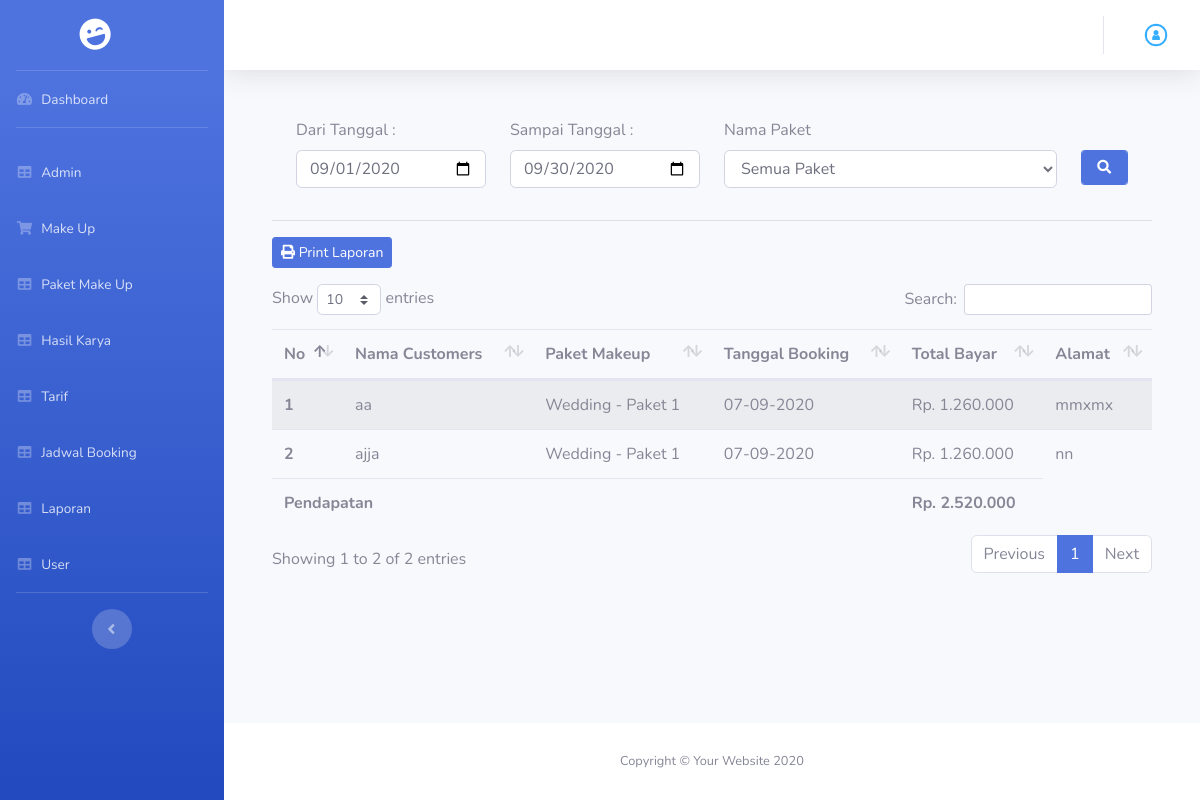
/index.php/admin/laporan, run on the app's committed database.
### tables this page shows
CREATE TABLE `tb_booking` (
  `id_booking` int(11) NOT NULL AUTO_INCREMENT,
  `id_pengguna` int(11) NOT NULL,
  `id_paket` int(11) NOT NULL,
  `tgl_booking` datetime NOT NULL,
  `tgl_makeup` datetime NOT NULL,
  `nama_booking` varchar(50) NOT NULL,
  `alamat_booking` text NOT NULL,
  `id_kota` int(11) NOT NULL,
  `status` enum('Belum Bayar DP','Sudah Bayar DP','Sudah Lunas','Dibatalkan','Menunggu Konfirmasi') NOT NULL DEFAULT 'Belum Bayar DP',
  `keterangan` text NOT NULL,
  `total_bayar` int(11) NOT NULL,
  `dp` int(11) NOT NULL,
  `sudah_bayar` int(11) NOT NULL DEFAULT '0',
  PRIMARY KEY (`id_booking`)
);

CREATE TABLE `tb_makeup` (
  `id_makeup` int(11) NOT NULL AUTO_INCREMENT,
  `nm_makeup` varchar(50) NOT NULL,
  `deskripsi` text NOT NULL,
  PRIMARY KEY (`id_makeup`)
);

CREATE TABLE `tb_paket_makeup` (
  `id_paket` int(11) NOT NULL AUTO_INCREMENT,
  `id_makeup` int(11) NOT NULL,
  `nm_paket` varchar(100) NOT NULL,
  `harga_paket` int(11) NOT NULL,
  `deskripsi` text,
  `batas_booking_per_hari` int(11) NOT NULL,
  `biaya_dp` int(11) NOT NULL,
  `foto` text NOT NULL,
  `jumlah_orang` int(11) NOT NULL DEFAULT '1',
  PRIMARY KEY (`id_paket`)
);

CREATE TABLE `tb_kota` (
  `id_kota` int(11) NOT NULL AUTO_INCREMENT,
  `nm_kota` varchar(100) NOT NULL,
  `tarif` int(11) NOT NULL,
  PRIMARY KEY (`id_kota`)
);

### application/core/MY_Controller.php (called while the page is built, shortened)
<?php
class MY_Controller extends CI_Controller
{
	public function view_backend($view, $data = null)
	{
		$this->load->view('admin/templateBackend/header');
		$this->load->view('admin/templateBackend/sidebar');
		$this->load->view($view, $data);
		$this->load->view('admin/templateBackend/footer');
	}
}

### application/controllers/admin/Laporan.php (called while the page is built, shortened)
<?php
class Laporan extends MY_Controller
{
	public function index()
	{
		$data = array();
		$data['dari'] = date("Y-m-01");
		$data['sampai'] = date("Y-m-t");
		$data['paket'] = "";
		$data['laporan'] = $this->bookingModel->cetakLaporan($data['dari'], $data['sampai'], $data['paket']);
		$data['daftar_paket'] = $this->paketMakeupModel->getAll();
		$this->view_backend('admin/laporan/laporan', $data);
	}
}

### index.php (called while the page is built, shortened)
<?php
require_once BASEPATH.'core/CodeIgniter.php';

### application/models/Frontend/Booking_Model.php (called while the page is built, shortened)
<?php defined('BASEPATH') or exit('No direct script access allowed');
class Booking_Model extends CI_Model
{
	public function cetakLaporan($dari, $sampai, $paket)
	{
		$kondisi_tambahan = "";
		return $this->db->query("Select
        tb_booking.id_booking,
        tb_booking.nama_booking,
        tb_booking.alamat_booking,
        tb_booking.tgl_booking,
        tb_booking.status,
        tb_paket_makeup.nm_paket,
        tb_paket_makeup.harga_paket,
        tb_pengguna.id_pengguna,
		tb_kota.tarif,
		tb_makeup.nm_makeup
    From
        tb_booking Join
        tb_paket_makeup On tb_booking.id_paket =
        tb_paket_makeup.id_paket Join
        tb_kota On tb_booking.id_kota = tb_kota.id_kota Join
        tb_pengguna On tb_booking.id_pengguna =
		tb_pengguna.id_pengguna JOIN
		tb_makeup On tb_paket_makeup.id_makeup = tb_makeup.id_makeup where tb_booking.status='Sudah Lunas' AND tb_booking.tgl_booking BETWEEN '$dari' AND '$sampai' " . $kondisi_tambahan)->result();
	}
}

### application/views/admin/laporan/laporan.php (the view, shortened to what this page needs)
<div class="mt-5 mr-5 ml-5">
	<form action="" method="GET">
		<div class="container">
			<div class="row">
				<div class="col-md-3">
					<div class="form-group">
						<label for="">Dari Tanggal :</label>
						<input type="date" class="form-control" value="<?= $dari ?>" name="dari" required>
					</div>
				</div>
				<div class="col-md-3">
					<div class="form-group">
						<label for="">Sampai Tanggal :</label>
						<input type="date" class="form-control" value="<?= $sampai ?>" name="sampai" required>
					</div>
				</div>
				<div class="col-md-5">
					<div class="form-group">
						<label for="">Nama Paket</label>
						<select name="paket" id="" class="form-control">
							<option value="">Semua Paket</option>
						</select>
					</div>
				</div>
				<div class="col-md-1">
					<div class="form-group">
						<label>&nbsp;&nbsp;&nbsp;</label>
						<button id="show" class="btn btn-sm btn-primary form-control" type="submit"><i class="fas fa-search"></i></button>
					</div>
				</div>
			</div>
		</div>
	</form>
	<hr>
	<div>
		<div class=" mb-3">
			<form action="<?php echo base_url('admin/print_laporan/') ?>" method="GET" target="_blank">
				<button type="submit" class="btn btn-sm btn-primary"><i class="fas fa-print"></i> Print Laporan</button>
			</form>
		</div>
		<table class="table table-striped" id="dataTable">
			<thead>
				<tr>
					<th scope="col">No</th>
					<th scope="col">Nama Customers</th>
					<th scope="col">Paket Makeup</th>
					<th scope="col">Tanggal Booking</th>
					<th scope="col">Total Bayar</th>
					<th scope="col">Alamat</th>
				</tr>
			</thead>
			<tbody>
				<?php
					$jumlahPendapatan = 0;
					foreach ($laporan as $no => $lp)
					{
						$totalBayar = $lp->tarif + $lp->harga_paket;
						$jumlahPendapatan += $totalBayar;
				?>
					<tr>
						<th scope="row"><?php echo $no + 1; ?></th>
						<td><?php echo $lp->nama_booking ?></td>
						<td><?php echo $lp->nm_makeup ?> - <?php echo $lp->nm_paket ?></td>
						<td><?php echo date('d-m-Y', strtotime($lp->tgl_booking)) ?></td>
						<td>Rp. <?php echo number_format($totalBayar, '0', ',', '.') ?></td>
						<td><?php echo $lp->alamat_booking ?></td>
					</tr>
				<?php
					}
				?>
			</tbody>
			<tfoot>
				<tr>
					<th colspan="4" scope="col">Pendapatan</th>
					<th>Rp. <?php
							if ($jumlahPendapatan == 0) {
							?>
							,00-
						<?php } else { ?>
							<?php echo number_format($jumlahPendapatan, '0', ',', '.')  ?>
						<?php } ?>
					</th>
				</tr>
			</tfoot>
		</table>
	</div>
</div>

### data on the page
tb_booking: nama_booking "aa", tb_makeup.nm_makeup "Wedding", id_paket.nm_paket "Paket 1", tgl_booking "07-09-2020", id_kota.harga_paket "1.260.000", alamat_booking "mmxmx"
tb_booking: nama_booking "ajja", tb_makeup.nm_makeup "Wedding", id_paket.nm_paket "Paket 1", tgl_booking "07-09-2020", id_kota.harga_paket "1.260.000", alamat_booking "nn"

### other printed values
$jumlahPendapatan "2.520.000"
